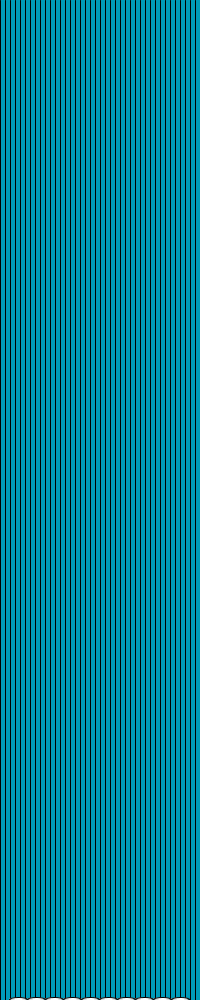
Frame 1 (no input)
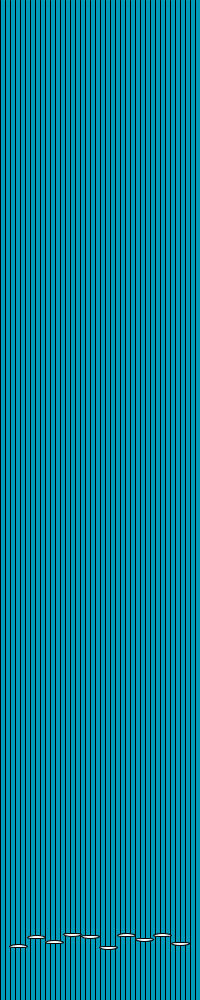
Frame 60 (the mouse pressed at the canvas centre just before this capture)
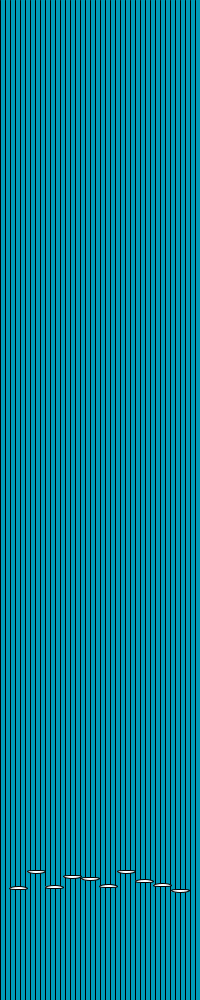
Frame 120 (the mouse held since frame 60 and released just before this capture)

The Processing sketch that drew these frames (run headless with seeded random() and noise(); from frame 60 on, the mouse is pressed at the canvas centre):

// Processing sketch: vertical
// ── vertical.pde
/** "Vertical" of Rafał Kosik. 
 The action of this SF novel takes place in a cylindrical world 
 after a conflict with "aliens". People live in steel cities, 
 climbing ropes, pursuing an undefined Goal.
 See: https://www.goodreads.com/book/show/6615626-vertical
*/

int N=10;    // Number of cities
int space=1; // Distance between cities
float[] positions=new float[N];

void setup() // uses global N,space,positions !!!!!!
{
  size(200,1000);
  frameRate(200);
  // Calculate space
  space=width/(N+1);
  println("space:",space);
     
  // Initial positions
  for(int j=0;j<N;j++)
    positions[j]=height-1;
}

void draw() // uses global N,space,positions
{
  background(0,155,185); // also clear the window!
  
  // ropes
  for(int i=0;i<width;i+=5)
    line(i,height,i,0);
    
  // cities
  for(int j=0;j<N;j++)
  {
    ellipse((j+1)*space,positions[j],space,3); // Visualisation
    
    positions[j]-=random(2.0); // Random move
    
    if(positions[j]<0) // Checking if he has not passed the top
      positions[j]+=height;
  }
}

/// @date 2026-06-16 (https://github.com/borkowsk/bookProcessingEN)
